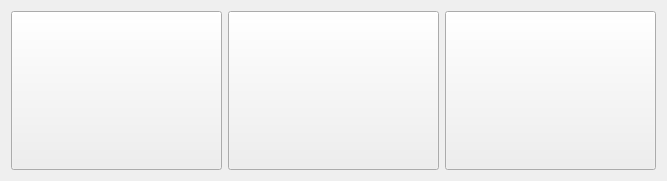
<?xml version="1.0" encoding="UTF-8"?>
<ui version="4.0">
 <class>Field</class>
 <widget class="QWidget" name="Field">
  <property name="geometry">
   <rect>
    <x>0</x>
    <y>0</y>
    <width>667</width>
    <height>181</height>
   </rect>
  </property>
  <property name="windowTitle">
   <string>Field</string>
  </property>
  <layout class="QVBoxLayout" name="verticalLayout">
   <item>
    <layout class="QHBoxLayout" name="horizontalLayout">
     <item>
      <widget class="QPushButton" name="pushButton_1">
       <property name="sizePolicy">
        <sizepolicy hsizetype="Minimum" vsizetype="Minimum">
         <horstretch>0</horstretch>
         <verstretch>0</verstretch>
        </sizepolicy>
       </property>
       <property name="text">
        <string/>
       </property>
       <property name="checkable">
        <bool>false</bool>
       </property>
      </widget>
     </item>
     <item>
      <widget class="QPushButton" name="pushButton_2">
       <property name="sizePolicy">
        <sizepolicy hsizetype="Minimum" vsizetype="Minimum">
         <horstretch>0</horstretch>
         <verstretch>0</verstretch>
        </sizepolicy>
       </property>
       <property name="text">
        <string/>
       </property>
      </widget>
     </item>
     <item>
      <widget class="QPushButton" name="pushButton_3">
       <property name="sizePolicy">
        <sizepolicy hsizetype="Minimum" vsizetype="Minimum">
         <horstretch>0</horstretch>
         <verstretch>0</verstretch>
        </sizepolicy>
       </property>
       <property name="text">
        <string/>
       </property>
      </widget>
     </item>
    </layout>
   </item>
  </layout>
 </widget>
 <layoutdefault spacing="6" margin="11"/>
 <resources/>
 <connections/>
</ui>
